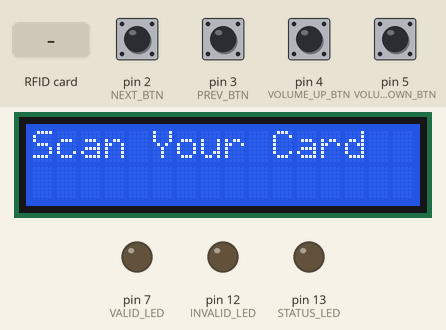
This sketch was run on a simulated Arduino Uno, built with avr-gcc and run on an emulated ATmega328P. Shown: 16×2 character LCD, output pins drawn as LEDs (lit = HIGH). The test bench sets the inputs (shaded band); at power-on: pin 2 (NEXT_BTN), pin 3 (PREV_BTN), pin 4 (VOLUME_UP_BTN), pin 5 (VOLUME_DOWN_BTN) HIGH. Random numbers use the default seed unless the sketch sets one; the audio player accepts every command and is not drawn; pins used as bus, display or sensor lines are not drawn; what the sketch prints to the serial monitor is not drawn.

Above: at 4.1 s.
4.2 s: RFID card B3 E3 24 30 held to the reader
At 4.7 s:
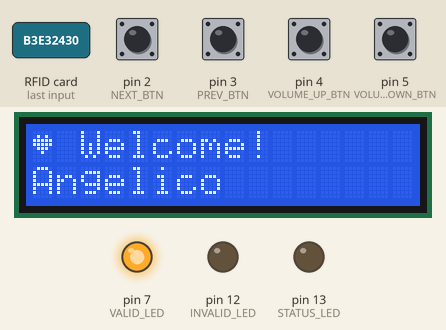
7.2 s: pin 2 (NEXT_BTN) pulled LOW for 1 s
At 8.7 s:
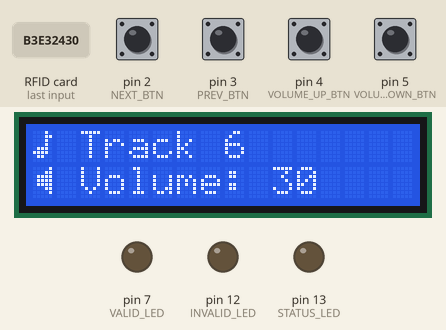
9.7 s: pin 5 (VOLUME_DOWN_BTN) pulled LOW for 1 s
At 11.2 s:
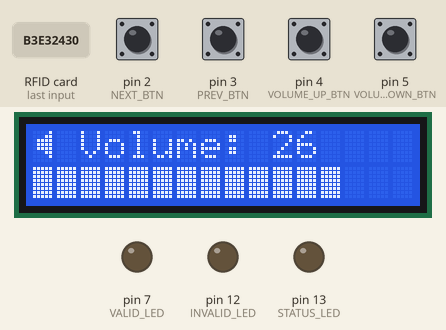
12.2 s: RFID card AA BB CC DD held to the reader
At 13.5 s:
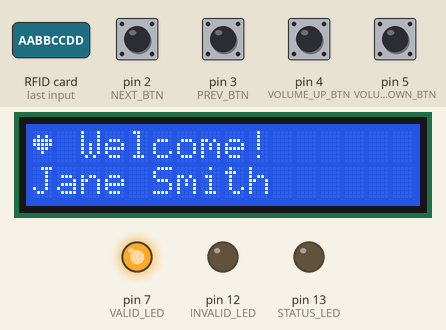
15.2 s: RFID card 11 22 33 44 held to the reader
At 15.6 s:
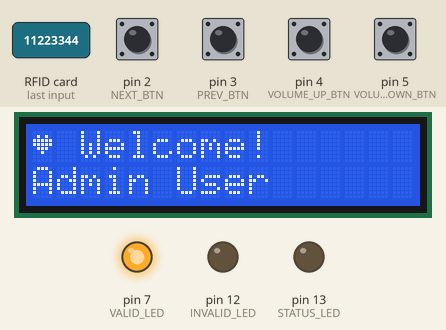
18.2 s: pin 4 (VOLUME_UP_BTN) pulled LOW for 1 s
At 20.3 s:
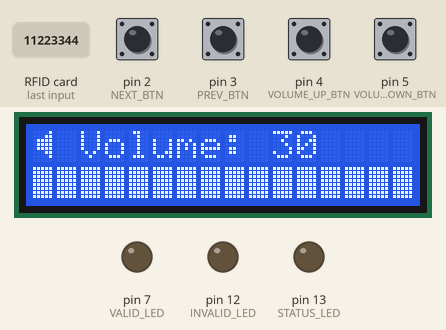
Timing chart, 0 to 21.8 s (numbered marks = the images above; inputs shaded):
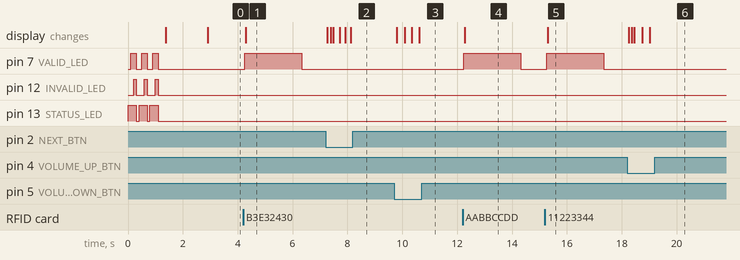

The sketch:

RFID_Smart_MP3_Player.ino
```cpp
#include <SoftwareSerial.h>
#include <DFRobotDFPlayerMini.h>
#include <LiquidCrystal_I2C.h>
#include <SPI.h>
#include <MFRC522.h>

// Define SoftwareSerial pins for DFPlayer Mini
SoftwareSerial mySoftwareSerial(6, 8); // RX, TX
DFRobotDFPlayerMini myDFPlayer;

// Initialize I2C LCD (address 0x27 is common, adjust if needed)
LiquidCrystal_I2C lcd(0x27, 16, 2);

// Define RFID pins
#define RST_PIN 9
#define SS_PIN 10
MFRC522 rfid(SS_PIN, RST_PIN);

// Button pins for manual control
#define NEXT_BTN 2
#define PREV_BTN 3
#define VOLUME_UP_BTN 4
#define VOLUME_DOWN_BTN 5

// LED pins for status indication
#define VALID_LED 7     // Green LED
#define INVALID_LED 12  // Red LED
#define STATUS_LED 13   // Blue LED for system status

// Timing constants
const unsigned long rfidMessageDuration = 3000;
const unsigned long mp3PlayDuration = 2000;
const unsigned long scrollDelay = 300;
const unsigned long idleTimeout = 10000; // 10 seconds idle timeout for scan screen
const unsigned long gameIdleTimeout = 5000; // 5 seconds idle timeout for game

// System variables
int currentVolume = 30;
int totalTracks = 10; // Adjust based on your MP3 files
int currentTrack = 1;
bool isPlaying = false;
unsigned long lastActivity = 0;
unsigned long lastScroll = 0;
int scrollPosition = 0;
bool inIdleMode = false;

// Dinosaur game variables
int dinoPos = 1;
int cactusPos = 15;
bool dinoFrame = false;
int gameSpeed = 500;
int score = 0;
bool gameActive = false;
bool dinoJumping = false;
int jumpHeight = 0;
unsigned long jumpStartTime = 0;
const int jumpDuration = 800; // 800ms jump duration

// Enhanced user database with names and track assignments
struct User {
  byte uid[4];
  String name;
  int trackNumber;
  bool isAdmin;
};

// User database - add more users as needed
User users[] = {
  {{0xB3, 0xE3, 0x24, 0x30}, "Angelico", 1, true},
  {{0xAA, 0xBB, 0xCC, 0xDD}, "Jane Smith", 3, false},
  {{0x11, 0x22, 0x33, 0x44}, "Admin User", 5, true}
};
const int numUsers = sizeof(users) / sizeof(users[0]);

// Custom LCD characters for animations
byte musicNote[8] = {0x02, 0x03, 0x02, 0x02, 0x0E, 0x1E, 0x0C, 0x00};
byte speaker[8] = {0x01, 0x03, 0x0F, 0x0F, 0x0F, 0x03, 0x01, 0x00};
byte heart[8] = {0x00, 0x0A, 0x1F, 0x1F, 0x0E, 0x04, 0x00, 0x00};
// Dinosaur game characters
byte dino1[8] = {0x07, 0x05, 0x17, 0x1F, 0x1F, 0x1E, 0x0A, 0x0A}; // Running dino frame 1
byte dino2[8] = {0x07, 0x05, 0x17, 0x1F, 0x1F, 0x1E, 0x14, 0x05}; // Running dino frame 2
byte cactus[8] = {0x04, 0x15, 0x0E, 0x0E, 0x04, 0x04, 0x04, 0x04}; // Cactus obstacle
byte ground[8] = {0x00, 0x00, 0x00, 0x00, 0x00, 0x00, 0x00, 0x1F}; // Ground line

void setup() {
  Serial.begin(9600);

  // Initialize pin modes
  pinMode(NEXT_BTN, INPUT_PULLUP);
  pinMode(PREV_BTN, INPUT_PULLUP);
  pinMode(VOLUME_UP_BTN, INPUT_PULLUP);
  pinMode(VOLUME_DOWN_BTN, INPUT_PULLUP);
  pinMode(VALID_LED, OUTPUT);
  pinMode(INVALID_LED, OUTPUT);
  pinMode(STATUS_LED, OUTPUT);

  // LED startup sequence
  startupLEDSequence();

  // Initialize SPI and RFID
  SPI.begin();
  rfid.PCD_Init();

  // Initialize SoftwareSerial for DFPlayer
  mySoftwareSerial.begin(9600);

  // Initialize LCD with custom characters
  lcd.begin(16, 2);
  lcd.backlight();
  lcd.createChar(0, musicNote);
  lcd.createChar(1, speaker);
  lcd.createChar(2, heart);
  lcd.createChar(3, dino1);
  lcd.createChar(4, dino2);
  lcd.createChar(5, cactus);
  lcd.createChar(6, ground);

  // Boot animation
  bootAnimation();

  // Initialize DFPlayer with enhanced error handling
  if (!initializeDFPlayer()) {
    showError("DFPlayer Failed!");
    return;
  }

  // Set initial volume
  myDFPlayer.volume(currentVolume);

  // Show initial scan message
  showScanMessage();

  lastActivity = millis();
  Serial.println(F("Enhanced MP3 Player System Ready!"));
}

void loop() {
  unsigned long currentTime = millis();

  // Handle button inputs
  handleButtons();

  // Handle RFID scanning
  handleRFID(currentTime);

  // Handle idle mode and screensaver
  handleIdleMode(currentTime);

  // Update LED status
  updateStatusLED();

  delay(50);
}

bool initializeDFPlayer() {
  int attempts = 0;
  const int maxAttempts = 3;

  while (attempts < maxAttempts) {
    if (myDFPlayer.begin(mySoftwareSerial)) {
      Serial.println(F("DFPlayer Mini online."));
      return true;
    }

    attempts++;
    lcd.clear();
    lcd.setCursor(0, 0);
    lcd.print("Init attempt ");
    lcd.print(attempts);
    lcd.setCursor(0, 1);
    lcd.print("Please wait...");
    delay(1000);
  }

  return false;
}

void handleButtons() {
  static unsigned long lastButtonPress = 0;
  unsigned long currentTime = millis();

  if (currentTime - lastButtonPress < 200) return; // Debounce

  // If in game over state, any button restarts the game
  if (inIdleMode && !gameActive) {
    gameActive = true;
    initDinoGame();
    lastButtonPress = currentTime;
    lastActivity = currentTime; // Update last activity
    return;
  }

  if (digitalRead(NEXT_BTN) == LOW) {
    if (inIdleMode && gameActive) {
      jumpDino(); // Use next button as jump in game
    } else {
      nextTrack();
    }
    lastButtonPress = currentTime;
    lastActivity = currentTime;
  }

  if (digitalRead(PREV_BTN) == LOW) {
    if (inIdleMode && gameActive) {
      jumpDino(); // Use prev button as jump in game
    } else {
      prevTrack();
    }
    lastButtonPress = currentTime;
    lastActivity = currentTime;
  }

  if (digitalRead(VOLUME_UP_BTN) == LOW) {
    volumeUp();
    lastButtonPress = currentTime;
    lastActivity = currentTime;
  }

  if (digitalRead(VOLUME_DOWN_BTN) == LOW) {
    volumeDown();
    lastButtonPress = currentTime;
    lastActivity = currentTime;
  }
}

void handleRFID(unsigned long currentTime) {
  static unsigned long rfidMessageTime = 0;
  static bool showingRfidMessage = false;

  if (rfid.PICC_IsNewCardPresent() && rfid.PICC_ReadCardSerial()) {

    // If in dino game mode, use card scan as jump control
    if (inIdleMode && gameActive) {
      jumpDino();
      rfid.PICC_HaltA();
      lastActivity = currentTime; // Update last activity
      return;
    }

    lastActivity = currentTime;
    inIdleMode = false;

    User* foundUser = findUser(rfid.uid.uidByte);

    if (foundUser != nullptr) {
      handleValidUser(foundUser);
    } else {
      handleInvalidUser();
    }

    // Print UID for debugging
    printUID(rfid.uid.uidByte, rfid.uid.size);
    rfid.PICC_HaltA();

    showingRfidMessage = true;
    rfidMessageTime = currentTime;
  }

  // Clear RFID message after duration
  if (showingRfidMessage && (currentTime - rfidMessageTime >= rfidMessageDuration)) {
    showingRfidMessage = false;
    showMainScreen();
  }
}

User* findUser(byte* scannedUID) {
  for (int i = 0; i < numUsers; i++) {
    if (compareUID(scannedUID, users[i].uid)) {
      return &users[i];
    }
  }
  return nullptr;
}

bool compareUID(byte* uid1, byte* uid2) {
  for (int i = 0; i < 4; i++) {
    if (uid1[i] != uid2[i]) return false;
  }
  return true;
}

void handleValidUser(User* user) {
  digitalWrite(VALID_LED, HIGH);
  digitalWrite(INVALID_LED, LOW);

  lcd.clear();
  lcd.setCursor(0, 0);
  lcd.write(2); // Heart symbol
  lcd.print(" Welcome!");
  lcd.setCursor(0, 1);
  lcd.print(user->name);

  // Play user's assigned track at max volume for 2 seconds
  currentTrack = user->trackNumber;
  myDFPlayer.volume(30); // Max volume
  myDFPlayer.play(currentTrack);
  isPlaying = true;

  Serial.print(F("Welcome "));
  Serial.print(user->name);
  Serial.print(F(" - Playing track "));
  Serial.print(currentTrack);
  Serial.println(F(" at MAX volume for 2 seconds"));

  // Play for exactly 2 seconds
  delay(2000);
  myDFPlayer.stop();
  isPlaying = false;
  myDFPlayer.volume(currentVolume); // Reset to normal volume

  digitalWrite(VALID_LED, LOW);
}

void handleInvalidUser() {
  digitalWrite(INVALID_LED, HIGH);
  digitalWrite(VALID_LED, LOW);

  lcd.clear();
  lcd.setCursor(0, 0);
  lcd.print("Access Denied!");
  lcd.setCursor(0, 1);
  lcd.print("Unknown Card");

  // Play error sound at max volume for 2 seconds
  myDFPlayer.volume(30); // Max volume
  myDFPlayer.play(2); // Error sound
  Serial.println(F("Access Denied - Playing error sound at MAX volume for 2 seconds"));

  // Play for exactly 2 seconds
  delay(2000);
  myDFPlayer.stop();
  myDFPlayer.volume(currentVolume); // Reset to normal volume

  // Blink invalid LED
  for (int i = 0; i < 3; i++) {
    delay(200);
    digitalWrite(INVALID_LED, LOW);
    delay(200);
    digitalWrite(INVALID_LED, HIGH);
  }
  digitalWrite(INVALID_LED, LOW);
}

void handleIdleMode(unsigned long currentTime) {
  // Handle transitions between scan screen and game
  if (!inIdleMode && (currentTime - lastActivity > idleTimeout)) {
    // Idle on scan screen for 10 seconds -> start game
    inIdleMode = true;
    gameActive = true;
    score = 0;
    cactusPos = 15;
    dinoPos = 1;
    gameSpeed = 500;
    initDinoGame();
    lastActivity = currentTime; // Reset activity timer for game
    Serial.println(F("Idle on scan screen: Starting Dino Game"));
  } else if (inIdleMode && gameActive && (currentTime - lastActivity > gameIdleTimeout)) {
    // Idle in game for 5 seconds -> return to scan screen
    inIdleMode = false;
    gameActive = false;
    showScanMessage();
    lastActivity = currentTime; // Reset activity timer for scan screen
    Serial.println(F("Idle in game: Returning to Scan Screen"));
  }

  // Update game if active
  if (inIdleMode && gameActive && currentTime - lastScroll > gameSpeed) {
    updateDinoGame();
    lastScroll = currentTime;
  }
}

void showScanMessage() {
  lcd.clear();
  lcd.setCursor(0, 0);
  lcd.print("Scan Your Card");
}

void initDinoGame() {
  lcd.clear();
  // Draw ground line
  lcd.setCursor(0, 1);
  for (int i = 0; i < 16; i++) {
    lcd.write(6); // Ground character
  }

  // Show game instructions and score
  lcd.setCursor(0, 0);
  lcd.print("SCAN=JUMP  S:");
  lcd.print(score);

  // Draw initial dino on ground
  dinoJumping = false;
  jumpHeight = 0;
  lcd.setCursor(dinoPos, 1);
  lcd.write(3); // Dino frame 1
}

void updateDinoGame() {
  unsigned long currentTime = millis();

  // Handle dino jumping physics
  if (dinoJumping) {
    int jumpProgress = currentTime - jumpStartTime;
    if (jumpProgress >= jumpDuration) {
      // Jump finished - land dino
      dinoJumping = false;
      jumpHeight = 0;
    } else {
      // Calculate jump height (arc motion)
      float progress = (float)jumpProgress / jumpDuration;
      jumpHeight = (progress < 0.5) ? 1 : 0; // Simple up/down jump
    }
  }

  // Clear previous positions
  lcd.setCursor(dinoPos, 0);
  lcd.print(" ");
  lcd.setCursor(dinoPos, 1);
  lcd.write(6); // Ground

  if (cactusPos >= 0 && cactusPos < 16) {
    lcd.setCursor(cactusPos, 1);
    lcd.write(6); // Ground
  }

  // Draw dino at correct height
  dinoFrame = !dinoFrame;
  int dinoRow = (jumpHeight > 0) ? 0 : 1; // Row 0 = jumping, Row 1 = ground
  lcd.setCursor(dinoPos, dinoRow);
  lcd.write(dinoFrame ? 3 : 4); // Alternate between dino frames

  // Move cactus
  cactusPos--;

  // Draw cactus if on screen
  if (cactusPos >= 0 && cactusPos < 16) {
    lcd.setCursor(cactusPos, 1);
    lcd.write(5); // Cactus
  }

  // Check collision (only if dino is on ground)
  if (cactusPos == dinoPos && jumpHeight == 0) {
    gameOver();
    return;
  }

  // Reset cactus and increase score
  if (cactusPos < 0) {
    cactusPos = 15 + random(3, 8); // Random spacing
    score++;

    // Update score display
    lcd.setCursor(0, 0);
    lcd.print("SCAN=JUMP  S:");
    lcd.print(score);

    // Increase speed every 3 points
    if (score % 3 == 0 && gameSpeed > 150) {
      gameSpeed -= 30;
    }
  }
}

void jumpDino() {
  if (!dinoJumping && gameActive) {
    dinoJumping = true;
    jumpStartTime = millis();
    jumpHeight = 1;

    // Play a short beep for jump feedback
    myDFPlayer.volume(10); // Lower volume for game sounds
    myDFPlayer.play(3); // Use track 3 for jump sound (optional)
    delay(50);
    myDFPlayer.stop();
    myDFPlayer.volume(currentVolume);

    Serial.println(F("Dino Jump!"));
    lastActivity = millis(); // Update last activity on jump
  }
}

void gameOver() {
  gameActive = false;
  lcd.clear();
  lcd.setCursor(0, 0);
  lcd.print("GAME OVER!");
  lcd.setCursor(0, 1);
  lcd.print("Score: ");
  lcd.print(score);
  lcd.print(" SCAN=RETRY");

  // Wait for card scan to restart
  Serial.println(F("Game Over! Scan any card to restart."));

  // Reset for next game
  score = 0;
  cactusPos = 15;
  gameSpeed = 500;
  dinoJumping = false;
  jumpHeight = 0;
}

void showScreensaver() {
  // This function is kept for compatibility but replaced by dino game
  initDinoGame();
}

void animateScreensaver() {
  // This function is kept for compatibility but replaced by dino game
  updateDinoGame();
}

void nextTrack() {
  currentTrack = (currentTrack >= totalTracks) ? 1 : currentTrack + 1;
  myDFPlayer.play(currentTrack);
  isPlaying = true;
  showTrackInfo();
}

void prevTrack() {
  currentTrack = (currentTrack <= 1) ? totalTracks : currentTrack - 1;
  myDFPlayer.play(currentTrack);
  isPlaying = true;
  showTrackInfo();
}

void volumeUp() {
  if (currentVolume < 30) {
    currentVolume++;
    myDFPlayer.volume(currentVolume);
    showVolumeInfo();
  }
}

void volumeDown() {
  if (currentVolume > 0) {
    currentVolume--;
    myDFPlayer.volume(currentVolume);
    showVolumeInfo();
  }
}

void showTrackInfo() {
  lcd.clear();
  lcd.setCursor(0, 0);
  lcd.write(0); // Music note
  lcd.print(" Track ");
  lcd.print(currentTrack);
  lcd.setCursor(0, 1);
  lcd.write(1); // Speaker
  lcd.print(" Volume: ");
  lcd.print(currentVolume);

  Serial.print(F("Playing Track: "));
  Serial.print(currentTrack);
  Serial.print(F(" Volume: "));
  Serial.println(currentVolume);
}

void showVolumeInfo() {
  lcd.clear();
  lcd.setCursor(0, 0);
  lcd.write(1); // Speaker
  lcd.print(" Volume: ");
  lcd.print(currentVolume);
  lcd.setCursor(0, 1);
  // Volume bar visualization
  int bars = map(currentVolume, 0, 30, 0, 16);
  for (int i = 0; i < bars; i++) {
    lcd.print((char)255); // Solid block
  }
}

void showMainScreen() {
  if (!inIdleMode) {
    showScanMessage();
  }
}

void startupLEDSequence() {
  // Fun LED startup sequence
  for (int i = 0; i < 3; i++) {
    digitalWrite(STATUS_LED, HIGH);
    delay(100);
    digitalWrite(VALID_LED, HIGH);
    delay(100);
    digitalWrite(INVALID_LED, HIGH);
    delay(100);
    digitalWrite(STATUS_LED, LOW);
    digitalWrite(VALID_LED, LOW);
    digitalWrite(INVALID_LED, LOW);
    delay(100);
  }
}

void bootAnimation() {
  // Simple boot message
  lcd.clear();
  lcd.setCursor(0, 0);
  lcd.print("System Ready!");
  delay(1000);
}

void showWelcomeMessage() {
  // Removed - now goes directly to scan message
}

void showError(String message) {
  lcd.clear();
  lcd.setCursor(0, 0);
  lcd.print("ERROR:");
  lcd.setCursor(0, 1);
  lcd.print(message);

  // Blink error LED
  for (int i = 0; i < 10; i++) {
    digitalWrite(INVALID_LED, HIGH);
    delay(200);
    digitalWrite(INVALID_LED, LOW);
    delay(200);
  }
}

void updateStatusLED() {
  static unsigned long lastBlink = 0;
  static bool ledState = false;

  if (millis() - lastBlink > 1000) { // Blink every second
    ledState = !ledState;
    digitalWrite(STATUS_LED, ledState);
    lastBlink = millis();
  }
}

void printUID(byte* uid, byte size) {
  Serial.print(F("Scanned UID: "));
  for (byte i = 0; i < size; i++) {
    Serial.print(uid[i] < 0x10 ? " 0" : " ");
    Serial.print(uid[i], HEX);
  }
  Serial.println();
}
```

Measured:
- after the input at 4.2 s, pin 7 (VALID_LED): LOW → HIGH after 0.06 s, → LOW 2.1 s later; the display: changes after 0.10 s (image 1)
- after the input at 9.7 s, the display: first changes after 0.09 s (image 3 shows a later state)
- after the input at 12.2 s, pin 7 (VALID_LED): LOW → HIGH at once, → LOW 2.1 s later; the display: changes after 0.07 s (image 4)
- after the input at 15.2 s, pin 7 (VALID_LED): LOW → HIGH after 0.07 s, → LOW 2.1 s later
